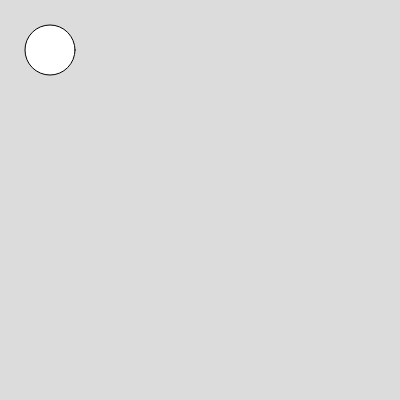
Frame 1 (no input)
Frame 60 (no input): identical to frame 1, image omitted
Frame 120 (the mouse pressed at the canvas centre since frame 60): identical to frame 1, image omitted

The p5.js sketch that drew this single still picture (run headless with seeded random() and noise() and a simulated clock; from frame 60 on, the mouse is pressed at the canvas centre):

// p5.js sketch
// ── sketch.js
let x
let y
let z
let timerX = false
let timerY = false
let timerZ = false

function setup() {
  createCanvas(400, 400);
  x = new Circle(150, 50)
  y = new Circle(250, 50)
  z = new Circle(250, 150)
  setTimeout(() => timerX = true, 1000)
  setTimeout(() => timerY = true, 1000)
  setTimeout(() => timerZ = true, 2000)

}

function draw() {

  background(220);
  ellipse(50, 50, 50)

  if (timerX === true) {
    x.getFrameCount();
    x.display();
  }

  timerY === true ? y.display() : null
  timerZ === true ? z.display() : null
}

// ── circles.js
class Circle {
  constructor(x, y, color) {
    this.x = x
    this.y = y
    this.c = color || {r: 134, g: 206, b: 203}

    this.initSize = 20
    this.maxSize = 100
    this.initFade = 255 //full opacity


    // don't chagne these
    this.appear = true //make this "appear || false" later
    this.s = this.initSize
    this.fade = this.initFade

    this.runFrameCount = true
    this.runFrameCount1 = true
    this.runFrameCount2 = true

    this.initFrameCount = null
    this.finalFrameCount = null
    this.durationInFrames = null
  }

  initialize() {
    this.appear === true ? this.display() : this.hide()
  }

// getFrameCount is a function that only runs once. It's purpose is to
// determine how long it takes, in frames, for this.Circle to get from
// initSize to maxSize and store that time value
  getFrameCount() {
    if (this.runFrameCount === true) {

      if (this.runFrameCount1 === true) {
        console.log("Initial frame count is " + frameCount);
        this.initFrameCount = frameCount
        this.runFrameCount1 = false
      }
      console.log("we returned " + this.initFrameCount)

      if (this.runFrameCount2 === true) {
        if (this.s > 50) {
          console.log("End frame count is" + frameCount)
          this.finalFrameCount = frameCount
          this.runFrameCount2 = false
          console.log(`initFrame = ${this.initFrameCount}, lastFrame = ${this.finalFrameCount}`)
          this.durationInFrames = this.finalFrameCount - this.initFrameCount
          console.log("duration is " + this.durationInFrames)
          this.runFrameCount = false
        }
      }
    }
  }

  display() {
    noStroke()
    fill(this.c.r, this.c.g, this.c.b, this.fade)
    ellipse(this.x, this.y, this.s)
    this.expand()
    // this.changeOpacity()
  }

  hide() {
    noFill()
  }

  expand() {
    this.s <= this.maxSize ? this.s += 1.2 : this.s = this.initSize
  }

  changeOpacity() {
    let delay = (this.maxSize - this.initSize)*0.0625
    this.fade = map(this.s, this.initSize + delay, this.maxSize, 255, 0)
  }
}

// ── sorting.js
// create circles, index them into arrays, and add event listeners
